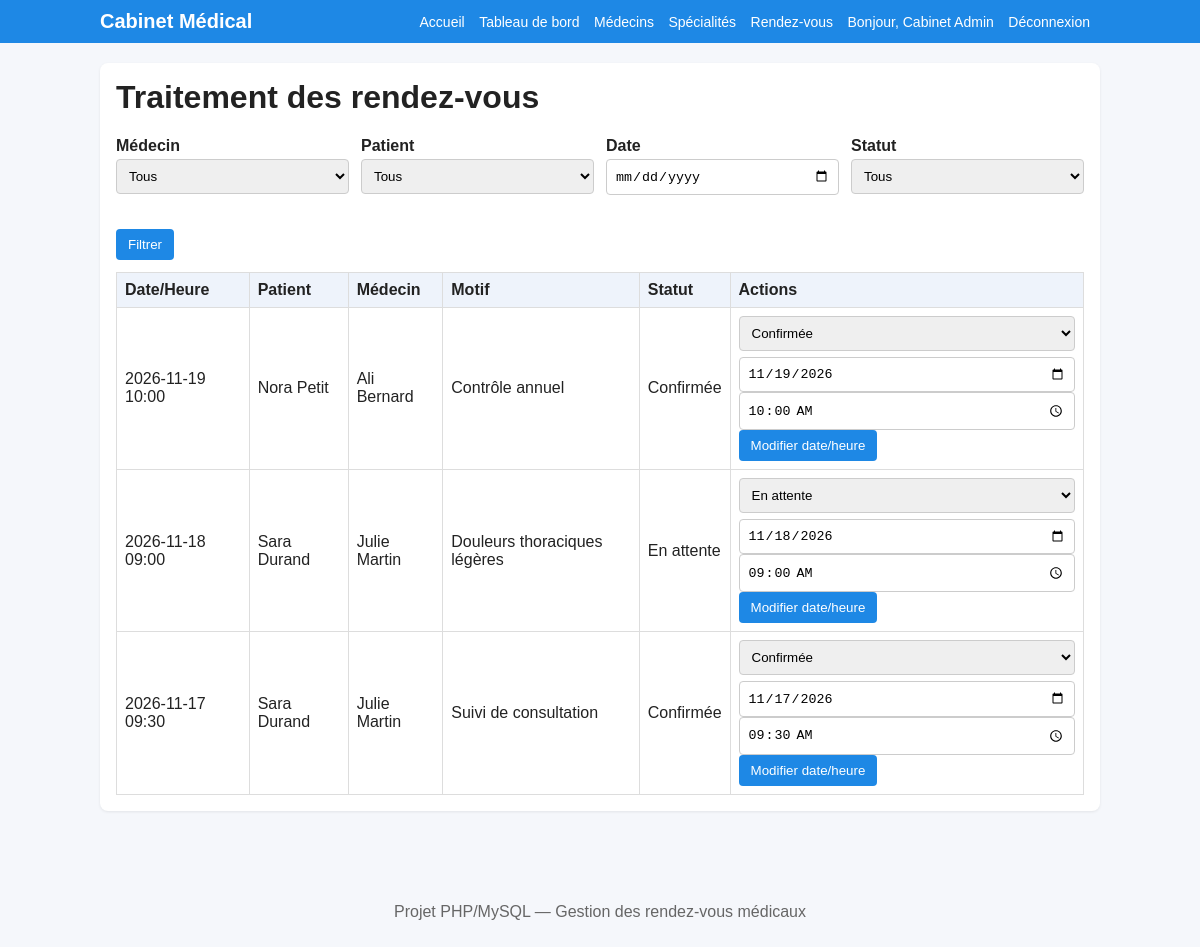
The app's page /admin/rendez_vous/liste.php (signed in) with its own data.
### tables this page shows
CREATE TABLE rendez_vous (
    id INT AUTO_INCREMENT PRIMARY KEY,
    id_patient INT NOT NULL,
    id_medecin INT NOT NULL,
    date_rdv DATE NOT NULL,
    heure_rdv TIME NOT NULL,
    motif TEXT NOT NULL,
    statut ENUM('En attente','Confirmée','Refusée','Annulée','Terminée','Absent') NOT NULL DEFAULT 'En attente',
    date_creation DATETIME NOT NULL DEFAULT CURRENT_TIMESTAMP,
    FOREIGN KEY (id_patient) REFERENCES utilisateurs(id),
    FOREIGN KEY (id_medecin) REFERENCES medecins(id)
);

CREATE TABLE utilisateurs (
    id INT AUTO_INCREMENT PRIMARY KEY,
    nom VARCHAR(100) NOT NULL,
    prenom VARCHAR(100) NOT NULL,
    email VARCHAR(150) NOT NULL UNIQUE,
    telephone VARCHAR(30) NOT NULL,
    mot_de_passe VARCHAR(255) NOT NULL,
    role ENUM('admin','medecin','patient') NOT NULL
);

### includes/fonctions.php (called while the page is built, shortened)
<?php
function e($value) {
    return htmlspecialchars($value ?? '', ENT_QUOTES, 'UTF-8');
}
function statuts_rdv() {
    return ['En attente', 'Confirmée', 'Refusée', 'Annulée', 'Terminée', 'Absent'];
}
?>

### admin/rendez_vous/liste.php (the view, shortened to what this page needs)
<?php
require_once __DIR__ . '/../../config/database.php';
require_once __DIR__ . '/../../includes/header.php';
$f_date = $_GET['date'] ?? '';
$sql = "SELECT r.*, up.nom AS pnom, up.prenom AS pprenom, um.nom AS mnom, um.prenom AS mprenom
    FROM rendez_vous r
    JOIN utilisateurs up ON up.id=r.id_patient
    JOIN medecins m ON m.id=r.id_medecin
    JOIN utilisateurs um ON um.id=m.id_utilisateur
    WHERE 1=1";
$params = [];
$sql .= ' ORDER BY r.date_rdv DESC, r.heure_rdv DESC';
$stmt = $pdo->prepare($sql);
$stmt->execute($params);
$rdvs = $stmt->fetchAll();
?>
<div class="card">
    <h1>Traitement des rendez-vous</h1>
    <form method="get" class="form-grid" style="margin-bottom:12px;">
        <div><label>Médecin</label><select name="medecin"><option value="">Tous</option></select></div>
        <div><label>Patient</label><select name="patient"><option value="">Tous</option></select></div>
        <div><label>Date</label><input type="date" name="date" value="<?php echo e($f_date); ?>"></div>
        <div><label>Statut</label><select name="statut"><option value="">Tous</option></select></div>
        <div><label>&nbsp;</label><button type="submit">Filtrer</button></div>
    </form>
    <table>
        <tr><th>Date/Heure</th><th>Patient</th><th>Médecin</th><th>Motif</th><th>Statut</th><th>Actions</th></tr>
        <?php foreach ($rdvs as $r): ?>
        <tr>
            <td><?php echo e($r['date_rdv'].' '.substr($r['heure_rdv'],0,5)); ?></td>
            <td><?php echo e($r['pprenom'].' '.$r['pnom']); ?></td>
            <td><?php echo e($r['mprenom'].' '.$r['mnom']); ?></td>
            <td><?php echo e($r['motif']); ?></td>
            <td><?php echo e($r['statut']); ?></td>
            <td>
                <form method="post" class="inline-form">
                    <select name="statut" onchange="this.form.submit()">
                        <?php foreach (statuts_rdv() as $s): ?><option value="<?php echo e($s); ?>" <?php if($r['statut']==$s) echo 'selected'; ?>><?php echo e($s); ?></option><?php endforeach; ?>
                    </select>
                </form>
                <form method="post" style="margin-top:6px;">
                    <input type="date" name="date_rdv" value="<?php echo e($r['date_rdv']); ?>" required>
                    <input type="time" name="heure_rdv" value="<?php echo e(substr($r['heure_rdv'],0,5)); ?>" required>
                    <button type="submit">Modifier date/heure</button>
                </form>
            </td>
        </tr>
        <?php endforeach; ?>
    </table>
</div>
<?php require_once __DIR__ . '/../../includes/footer.php'; ?>

### assets/css/style.css (style rules this page uses)
* { box-sizing: border-box; }
body { margin: 0; font-family: Arial, sans-serif; background: #f5f7fb; color: #222; }
.card { background: #fff; padding: 16px; border-radius: 8px; margin-bottom: 16px; box-shadow: 0 1px 3px rgba(0,0,0,0.08); }
h1, h2, h3 { margin-top: 0; }
table { width: 100%; border-collapse: collapse; background: #fff; }
th, td { border: 1px solid #ddd; padding: 8px; text-align: left; }
th { background: #eef3fb; }
.form-grid { display: grid; grid-template-columns: repeat(auto-fit, minmax(220px, 1fr)); gap: 12px; }
label { display: block; margin-bottom: 4px; font-weight: bold; }
input, select, textarea, button { width: 100%; padding: 8px; border: 1px solid #ccc; border-radius: 4px; }
button, .btn { background: #1e88e5; color: #fff; border: none; cursor: pointer; padding: 8px 12px; display: inline-block; width: auto; text-decoration: none; border-radius: 4px; }
.inline-form { display: inline; }

### records on screen
rendez_vous: date_rdv+heure_rdv "2026-11-19 10:00", id_patient.nom "Nora Petit", utilisateurs.prenom+nom "Ali Bernard", motif "Contrôle annuel", statut "Confirmée", date_rdv "11/19/2026", heure_rdv "10:00"
rendez_vous: date_rdv+heure_rdv "2026-11-18 09:00", id_patient.nom "Sara Durand", utilisateurs.prenom+nom "Julie Martin", motif "Douleurs thoraciques légères", statut "En attente", date_rdv "11/18/2026", heure_rdv "09:00"
rendez_vous: date_rdv+heure_rdv "2026-11-17 09:30", id_patient.nom "Sara Durand", utilisateurs.prenom+nom "Julie Martin", motif "Suivi de consultation", statut "Confirmée", date_rdv "11/17/2026", heure_rdv "09:30"

### other values on screen
$user['prenom'] . ' ' . $user['nom'] "Cabinet Admin"
form field statut "Confirmée"
form field statut "En attente"
